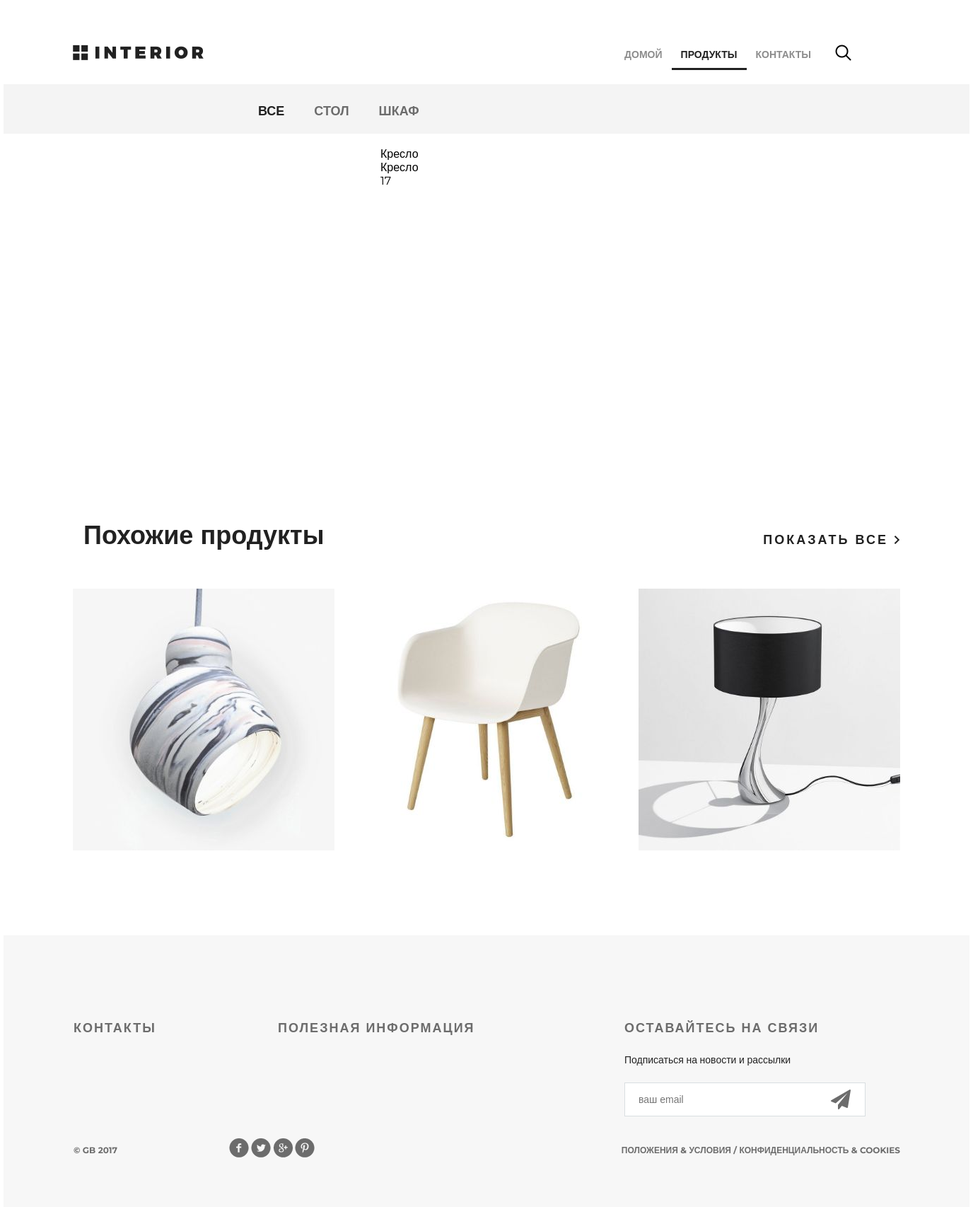
Screenshot of /products/ with the database file from the repository.
### mainapp/models.py (models this page shows, shortened)
class Category(models.Model):
    name = models.CharField(max_length=32, unique=True, verbose_name='Название')

class Product(models.Model):
    name = models.CharField(max_length=32, unique=True, verbose_name='Название')
    descrition = models.TextField(verbose_name='Описание товара')
    price = models.PositiveIntegerField(verbose_name='Цена')
    category = models.ForeignKey(Category, on_delete=models.CASCADE)
    image = models.ImageField(upload_to='products', verbose_name='Изображение', null=True, blank=True)

### mainapp/views.py (the view)
# urls.py: path('products/', products_view, name='products'),
def products_view(request):
    my_url = reverse('products')
    print('path_to_json: СМОТРИ СЮДА', my_url)
    products_content = {'products' : products, 'categories' : categories}
    return render(request, 'mainapp/products.html', products_content)

### mainapp/templates/mainapp/products.html (shortened to what this page needs)
{% extends "mainapp/base.html" %}
{% block menu %}
		<div class="hero-white">
			<div class="header clearfix">
					{% include "mainapp/inside_menu.html" %}
                <a href="#" class="basket"></a>
			</div>
		</div>
{% endblock %}
{% block content %}
		<div class="details">
			<div class="links clearfix">
				<ul class="links-menu">
					<li><a href="{% url 'products' %}" class="{% if request.resolver_match.url_name == 'products' %}active{% endif %}">все</a></li>
					{% for category in categories %}
						<li><a href="{% url category.name %}" class="
							">
							{{category.name}}
							</a></li>
					{% endfor %}
				</ul>
			</div>
			<div class="products_block">
				{% for product in products %}
					{% if request.resolver_match.url_name == product.category.name %}
						<div class="products_box">
							<div  class="products_box_img">
								<img src="{{product.image.url}}" alt="">
							</div>
							<div  class="products_box_name">
								{{product.name}}
							</div>
							<div  class="products_box_description">
								{{product.descrition}}
							</div>
							<div class="products_box_price">
								{{product.price}}
							</div>
						</div>
					{% elif request.resolver_match.url_name == 'products' %}
						<div class="products_box">
							<div  class="products_box_img">
							</div>
							<div  class="products_box_name">
								{{product.name}}
							</div>
							<div  class="products_box_description">
								{{product.descrition}}
							</div>
							<div class="products_box_price">
								{{product.price}}
							</div>
						</div>
					{% endif %}
				{% endfor %}
			</div>
			<div class="related">
				<div class="title clearfix">
					<h2>Похожие продукты</h2>
					<a class="explore" href="#">показать все <img src="/static/img/arrow.png" alt=""></a>
				</div>
				<div class="related-products clearfix">
					<div class="block">
						<a href="#"><img src="/static/img/product-11.jpg" alt="">
						</a>
					</div>
					<div class="block">
						<a href="#"><img src="/static/img/product-21.jpg" alt="">
						</a>
					</div>
					<div class="block">
						<a href="#"><img src="/static/img/product-31.jpg" alt="">
						</a>
					</div>
				</div>
			</div>
		</div>
{% endblock %}

### static/style.css (style rules this page uses)
* { margin: 0; padding: 0; }
body { font-family: 'Montserrat', sans-serif; }
html, body { height: 100%; }
.basket { display: block; width: 23px; height: 23px; background-image: url(img/basket.png); position: absolute; top: 63px; left: 1210px; }
.clearfix:after { content: ""; display: block; clear: both; }
.explore { text-transform: uppercase; color: #212121; font-size: 18px; font-weight: 700; line-height: 24px; text-align: center; float: right; margin-top: 138px; letter-spacing: 3px; text-decoration: none; }
.title { height: 152px; margin-right: 15px; }
.title h2 { float: left; margin-top: 118px; color: #212121; font-size: 36px; font-weight: 700; text-align: left; margin-left: 15px; }
.hero-white { background-color: #fff; height: 119px; padding-left: 98px; padding-right: 211px; position: relative; }
.links { height: 70px; background-color: #f4f4f4; position: relative; padding-left: 360px; }
.links-menu { margin: 27px auto 0px; position: absolute; }
.links-menu li { float: left; list-style-type: none; padding-right: 42px; }
.links-menu li a { text-decoration: none; color: #6c6c6c; font-size: 18px; font-weight: 700; text-transform: uppercase; }
.links-menu .active { color: #212121; font-size: 18px; font-weight: 700; }
.related { padding: 0px 98px; }
.related .title { height: 343px; margin-right: 0; }
.related .title h2 { margin-top: 245px; }
.related .title .explore { margin-top: 262px; }
.related-products { margin-bottom: 120px; }
.related-products .block a img { float: left; }
.related-products .block { float: left; margin-right: 30px; display: block; height: 370px; width: 370px; position: relative; }
.related-products .block:nth-child(3n) { margin-right: 0px; }
.products_block { width: inherit; display: flex; justify-content: space-around; flex-wrap: wrap; }
.products_box { width: 300px; height: 300px; background-color: white; }
.products_box_img { width: inherit; }

### rows the page displays
Category: name "СТОЛ"
Category: name "ШКАФ"
Product: name "Кресло", descrition "Кресло", price "17"
